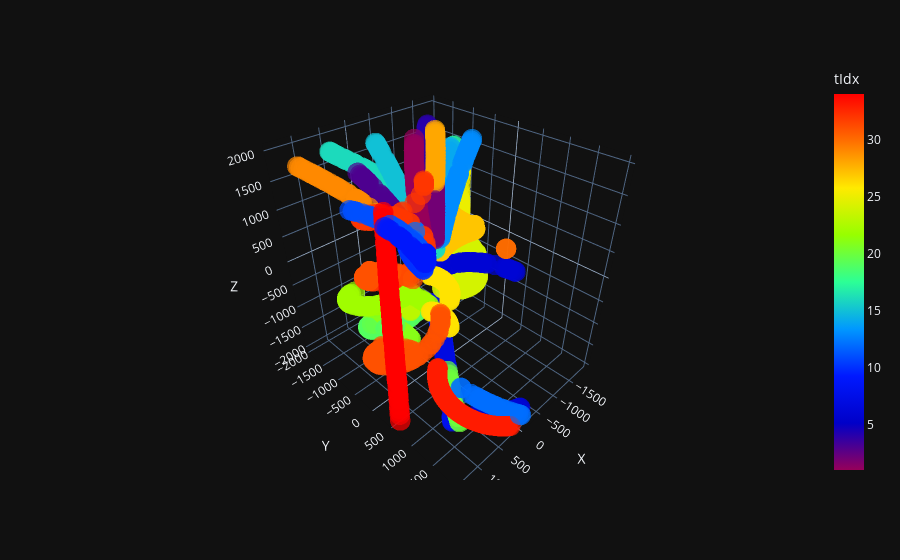

Notebook source saved alongside this figure:
### Code cell


### Figure 1 — Plotly figure (JSON) as saved in the notebook; plotly's stock layout.template omitted (floating-point values rounded to 4 significant figures; data arrays with more than 128 entries replaced by an {"elided": "..."} marker saying what was removed)
{"data": [{"hovertemplate": "X=%{x}<br>Y=%{y}<br>Z=%{z}<br>features=%{marker.size}<br>tIdx=%{marker.color}<extra></extra>", "legendgroup": "", "marker": {"color": {"elided": "2205 int values"}, "coloraxis": "coloraxis", "line": {"width": 0}, "size": {"elided": "2205 float values"}, "sizemode": "area", "sizeref": 0.0005, "symbol": "circle"}, "mode": "markers", "name": "", "scene": "scene", "showlegend": false, "type": "scatter3d", "x": {"elided": "2205 float values"}, "y": {"elided": "2205 float values"}, "z": {"elided": "2205 float values"}}], "layout": {"coloraxis": {"colorbar": {"title": {"text": "tIdx"}}, "colorscale": [[0, "rgb(150,0,90)"], [0.125, "rgb(0,0,200)"], [0.25, "rgb(0,25,255)"], [0.375, "rgb(0,152,255)"], [0.5, "rgb(44,255,150)"], [0.625, "rgb(151,255,0)"], [0.75, "rgb(255,234,0)"], [0.875, "rgb(255,111,0)"], [1, "rgb(255,0,0)"]]}, "legend": {"itemsizing": "constant", "tracegroupgap": 0}, "margin": {"t": 60}, "scene": {"domain": {"x": [0, 1], "y": [0, 1]}, "xaxis": {"title": {"text": "X"}}, "yaxis": {"title": {"text": "Y"}}, "zaxis": {"title": {"text": "Z"}}}}}
